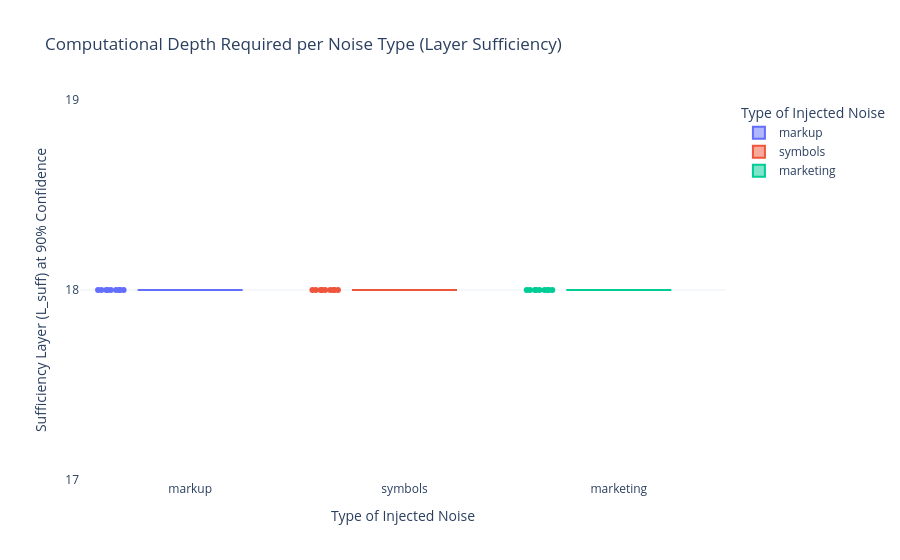

The code cell stored with this chart in its notebook:
### Code cell
run_experiment(model, sample_df, sample, threshold)

### Figure 1 — Plotly figure (JSON) as saved in the notebook; plotly's stock layout.template omitted (floating-point values rounded to 4 significant figures)
{"data": [{"alignmentgroup": "True", "boxpoints": "all", "hovertemplate": "Type of Injected Noise=%{x}<br>Sufficiency Layer (L_suff) at 90% Confidence=%{y}<extra></extra>", "legendgroup": "markup", "marker": {"color": "#636efa"}, "name": "markup", "notched": false, "offsetgroup": "markup", "orientation": "v", "showlegend": true, "type": "box", "x": ["markup", "markup", "markup", "markup", "markup", "markup", "markup", "markup", "markup"], "x0": " ", "xaxis": "x", "y": [18, 18, 18, 18, 18, 18, 18, 18, 18], "y0": " ", "yaxis": "y"}, {"alignmentgroup": "True", "boxpoints": "all", "hovertemplate": "Type of Injected Noise=%{x}<br>Sufficiency Layer (L_suff) at 90% Confidence=%{y}<extra></extra>", "legendgroup": "symbols", "marker": {"color": "#EF553B"}, "name": "symbols", "notched": false, "offsetgroup": "symbols", "orientation": "v", "showlegend": true, "type": "box", "x": ["symbols", "symbols", "symbols", "symbols", "symbols", "symbols", "symbols", "symbols", "symbols"], "x0": " ", "xaxis": "x", "y": [18, 18, 18, 18, 18, 18, 18, 18, 18], "y0": " ", "yaxis": "y"}, {"alignmentgroup": "True", "boxpoints": "all", "hovertemplate": "Type of Injected Noise=%{x}<br>Sufficiency Layer (L_suff) at 90% Confidence=%{y}<extra></extra>", "legendgroup": "marketing", "marker": {"color": "#00cc96"}, "name": "marketing", "notched": false, "offsetgroup": "marketing", "orientation": "v", "showlegend": true, "type": "box", "x": ["marketing", "marketing", "marketing", "marketing", "marketing", "marketing", "marketing", "marketing", "marketing"], "x0": " ", "xaxis": "x", "y": [18, 18, 18, 18, 18, 18, 18, 18, 18], "y0": " ", "yaxis": "y"}], "layout": {"boxmode": "overlay", "legend": {"title": {"text": "Type of Injected Noise"}, "tracegroupgap": 0}, "title": {"text": "Computational Depth Required per Noise Type (Layer Sufficiency)"}, "xaxis": {"anchor": "y", "categoryarray": ["markup", "symbols", "marketing"], "categoryorder": "array", "domain": [0, 1], "title": {"text": "Type of Injected Noise"}}, "yaxis": {"anchor": "x", "domain": [0, 1], "dtick": 1, "tick0": 0, "tickmode": "linear", "title": {"text": "Sufficiency Layer (L_suff) at 90% Confidence"}}}}
